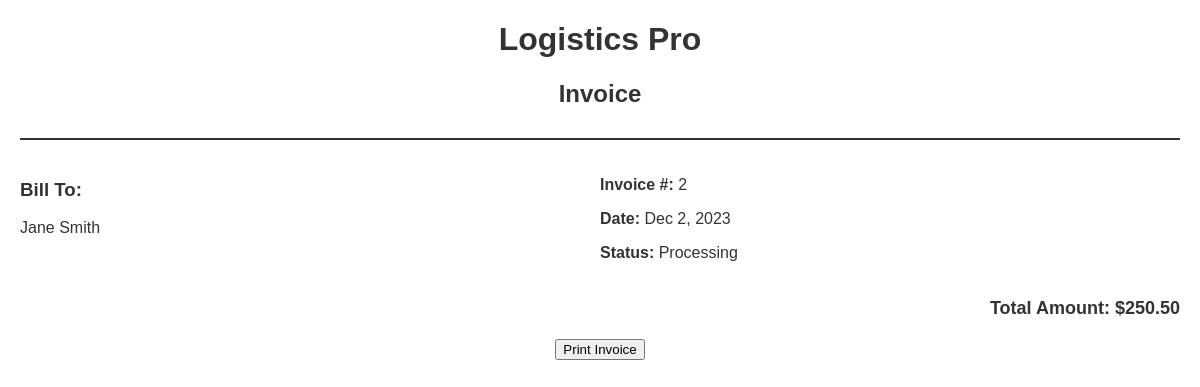
The app's page /orders/2/invoice/ with its own data.
### orders/models.py (models this page shows, shortened)
class Order(models.Model):
    STATUS_CHOICES = [
        ("pending","pending"),
        ("processing","processing"),
        ("delivered","delivered"),
        ("cancelled","cancelled"),
    ]
    customer_name = models.CharField(max_length=200)
    order_date = models.DateField()
    total_amount = models.DecimalField(max_digits=12, decimal_places=2, default=0)
    status = models.CharField(max_length=20, choices=STATUS_CHOICES, default="pending")

### orders/views.py (the view)
class OrderInvoiceView(DetailView):
    model = Order
    template_name = "orders/invoice.html"
    context_object_name = "order"

### templates/orders/invoice.html (shortened to what this page needs)
<!DOCTYPE html>
<html lang="en">
  <head>
  </head>
  <body>
    <div class="header">
      <h1>Logistics Pro</h1>
      <h2>Invoice</h2>
    </div>
    <div class="invoice-details">
      <div class="customer-info">
        <h3>Bill To:</h3>
        <p>{{ order.customer_name }}</p>
      </div>
      <div class="order-info">
        <p><strong>Invoice #:</strong> {{ order.pk }}</p>
        <p><strong>Date:</strong> {{ order.order_date|date:"M j, Y" }}</p>
        <p><strong>Status:</strong> {{ order.status|title }}</p>
      </div>
    </div>
    <div class="total">
      <p>Total Amount: ${{ order.total_amount }}</p>
    </div>
    <div class="print-button no-print">
      <button onclick="window.print()">Print Invoice</button>
    </div>
  </body>
</html>

### templates/orders/invoice.html (style rules this page uses)
body { font-family: Arial, sans-serif; margin: 20px; color: #333; }
.header { text-align: center; border-bottom: 2px solid #333; padding-bottom: 10px; margin-bottom: 20px; }
.invoice-details { display: flex; justify-content: space-between; margin-bottom: 20px; }
.customer-info, .order-info { flex: 1; }
.total { font-size: 18px; font-weight: bold; text-align: right; margin-top: 20px; }
.print-button { margin-top: 20px; text-align: center; }

### records on screen
Order: customer_name "Jane Smith", pk "2", order_date "Dec 2, 2023", status "Processing", total_amount "250.50"
